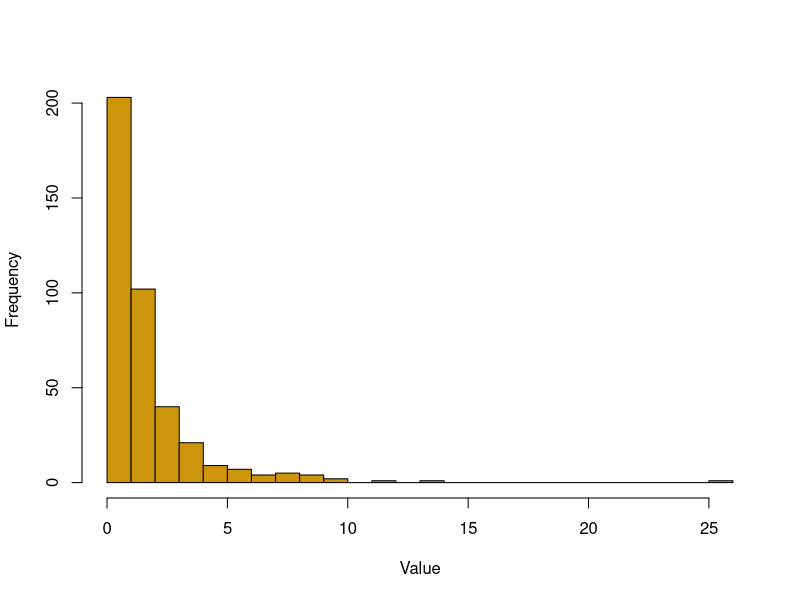
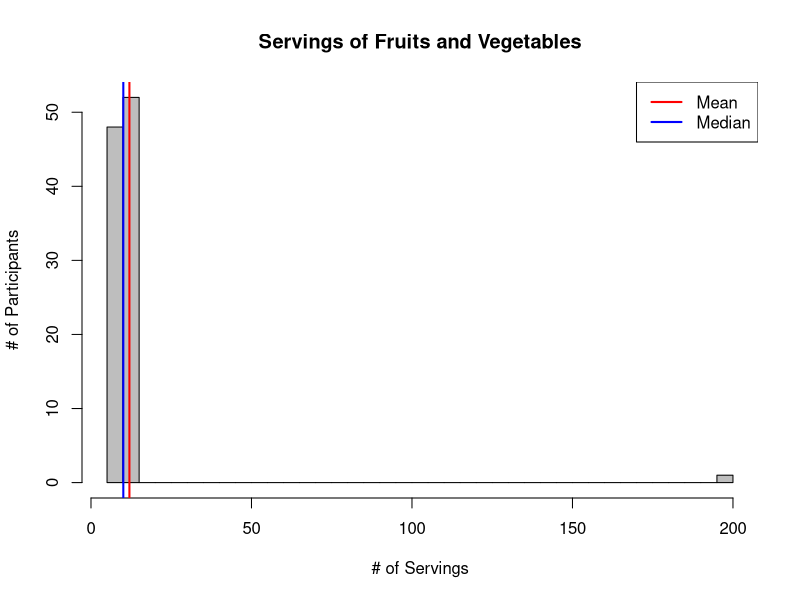
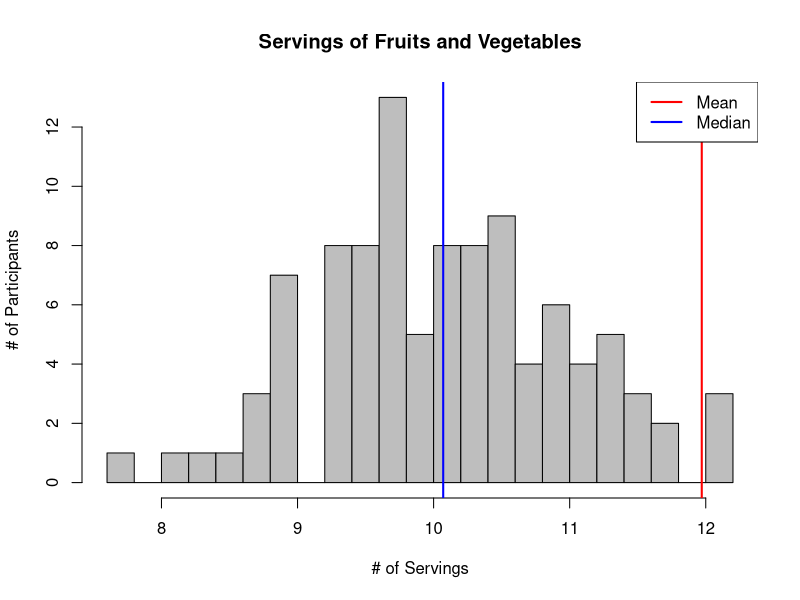

Write the R code that produced these figures, in order.
## ---- chunk 1
#| fig-alt: "Histogram plot with most values clustered next to 0 and a long right tail"
set.seed(123)

# Simulate data from a normal distribution
normal_data <- rnorm(400, mean = 0, sd = 1)

# Transform the data to make it right-skewed
right_skewed_data <- exp(normal_data)

# Create a histogram
hist(right_skewed_data, breaks = 30,
     col = "darkgoldenrod3", main = " ", 
     xlab = "Value")
## ---- chunk 2
#| fig-alt: "Histogram plot with most values clustered next to 0, one at 200; there is a vertical red line at 10 and a vertical blue line at 12"
set.seed(123)

# Many typical values
x <- rnorm(100, mean = 10, sd = 1)

# One extreme outlier
x_with_outlier <- c(x, 200)

hist(x_with_outlier, breaks = 30, col = "gray",
     main = "Servings of Fruits and Vegetables",
     ylab= "# of Participants",
     xlab = "# of Servings")

abline(v = mean(x_with_outlier), col = "red", lwd = 2)
abline(v = median(x_with_outlier), col = "blue", lwd = 2)

legend("topright",
       legend = c("Mean", "Median"),
       col = c("red", "blue"),
       lwd = 2)
## ---- chunk 3
#| fig-alt: "Histogram plot with values spread evenly around 8 to 12, with a vertical blue line at 10 and a vertical red line at 12"

# Many typical values
hist(x, breaks = 30, col = "gray",
     main = "Servings of Fruits and Vegetables",
     ylab= "# of Participants",
     xlab = "# of Servings")

abline(v = mean(x_with_outlier), col = "red", lwd = 2)
abline(v = median(x_with_outlier), col = "blue", lwd = 2)

legend("topright",
       legend = c("Mean", "Median"),
       col = c("red", "blue"),
       lwd = 2)
